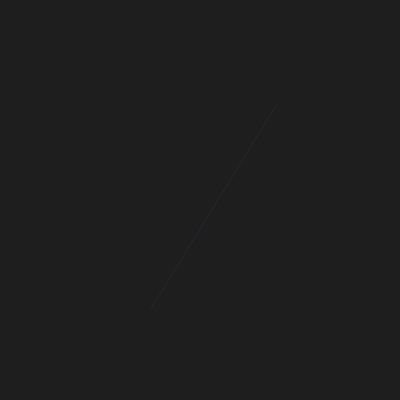
Frame 1 (no input)
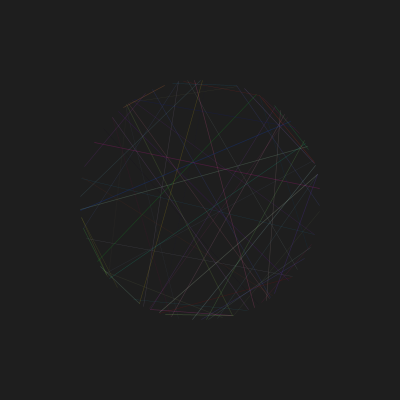
Frame 60 (the mouse pressed at the canvas centre just before this capture)
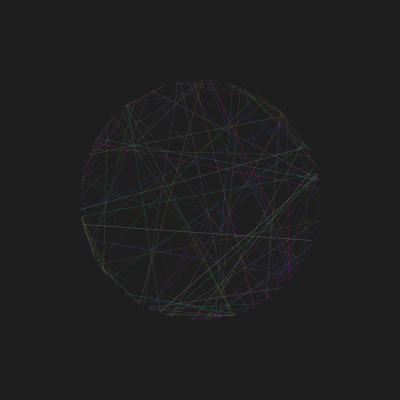
Frame 120 (the mouse held since frame 60 and released just before this capture)

The Processing sketch that drew these frames (run headless with seeded random() and noise(); from frame 60 on, the mouse is pressed at the canvas centre):

// Processing sketch: moon_lines
// ── moon_lines.pde

void setup() {
  
    size(400, 400);
    smooth();
    background(30);
  }

  void draw()
  {
    stroke (random(255), random (255), random(255), 60);
    //int moonSize = 120;
    int dia = 120;
    strokeWeight (random (0.25, 0.7));
    float angle1 = random (TWO_PI);
    float angle2 = random (TWO_PI);
    PVector p1 = new PVector (width/2 + cos (angle1) * dia, height/2 + sin (angle1) * dia);
    PVector p2 = new PVector (width/2 + cos (angle2) * dia, height/2 + sin (angle2) * dia);
    line(p1.x, p1.y, p2.x, p2.y);
  }
